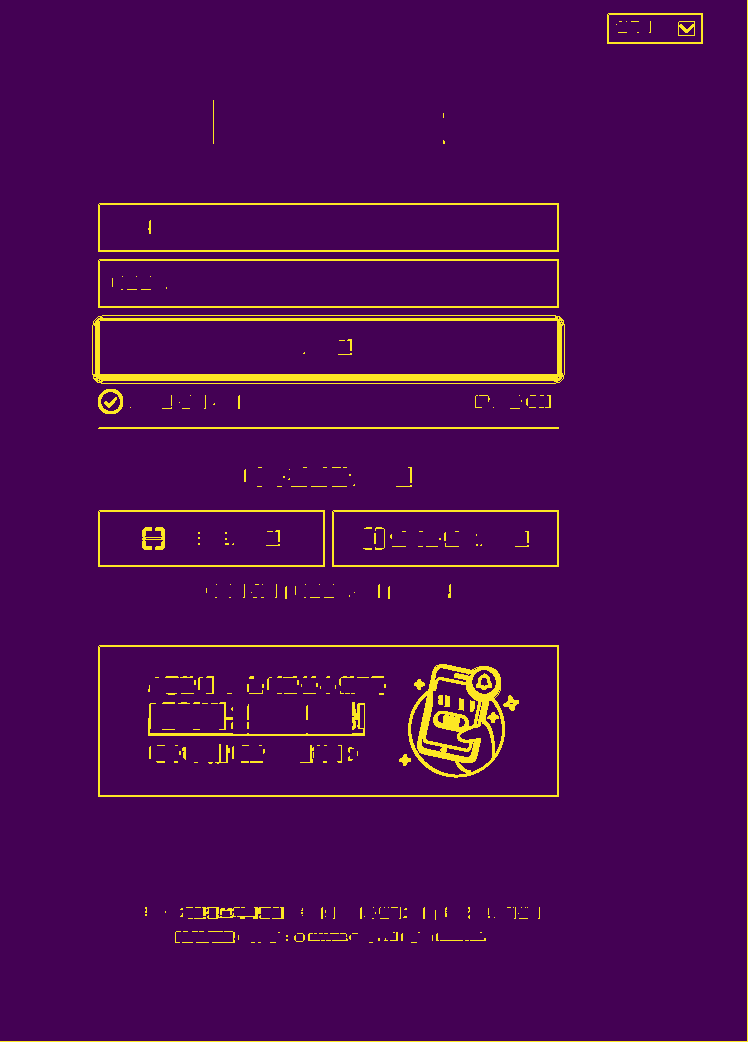
#> input picture filename.png, 748 x 1042 px
$ python 210607bin2box.py
#> lines starting #> are read from the running program, lines starting #| are printed output that depends on the picture; after the words box and inside, x2 and y2 are one past the last pixel; in counts of white or black regions, pixels touching at a corner belong together
#> further down, orig is the input picture: PIL image 748x1042 RGBA; mean R, G, B, A 74.6, 9.2, 82.3, 255
# -*- coding: utf-8 -*-
"""
Created on Mon Jun  7 20:18:28 2021

@author: Bae Chang Ho
"""

import sys
import numpy
from PIL import Image, ImageOps, ImageDraw
from scipy.ndimage import morphology, label

def boxes(orig):
    img = ImageOps.grayscale(orig)
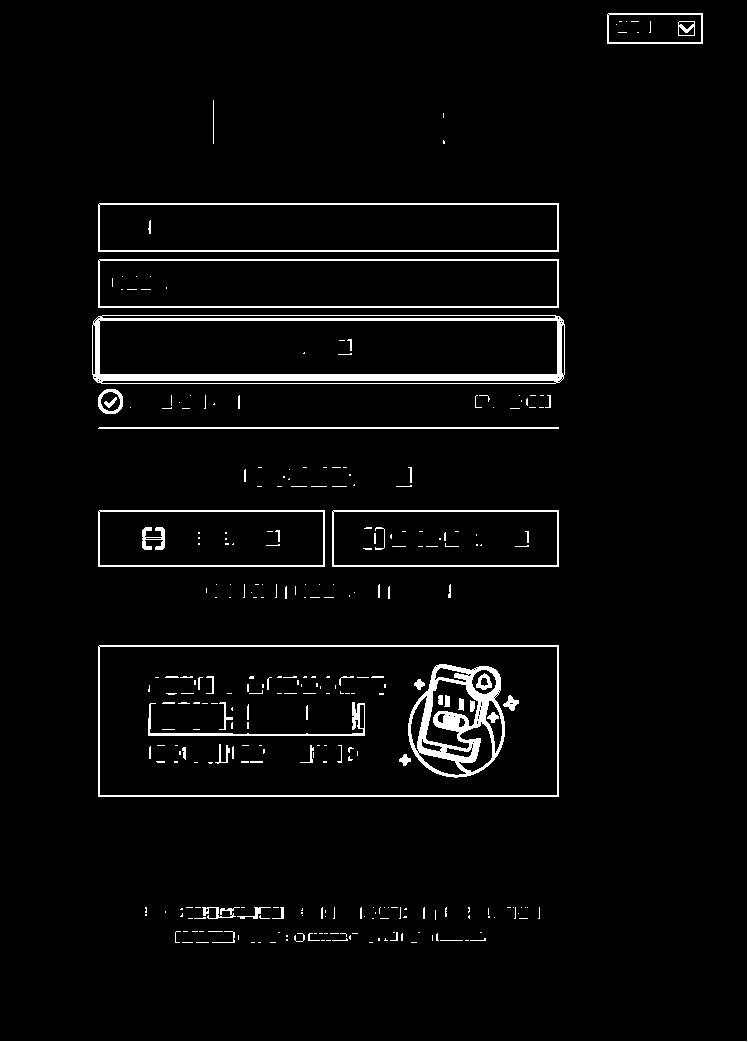
#> img: PIL image 748x1042 L; values 30 (black) and 215 (white), 3.6% white; 308 white regions (237 under 20 px), largest, box (x1, y1, x2, y2) and area: (92, 315, 565, 384) 6272, (408, 664, 505, 778) 3990, (98, 645, 559, 797) 2434
    im = numpy.array(img)

    # Inner morphological gradient.
    im = morphology.grey_dilation(im, (3, 3)) - im
#> im: shape (1042, 748); values 0 (black) and 185 (white), 3.4% white in thin lines or dots

    # Binarize.
    mean, std = im.mean(), im.std()
#> mean = 6.23; std = 33.37
    t = mean + std
#> t = 39.6
    im[im < t] = 0
    im[im >= t] = 1
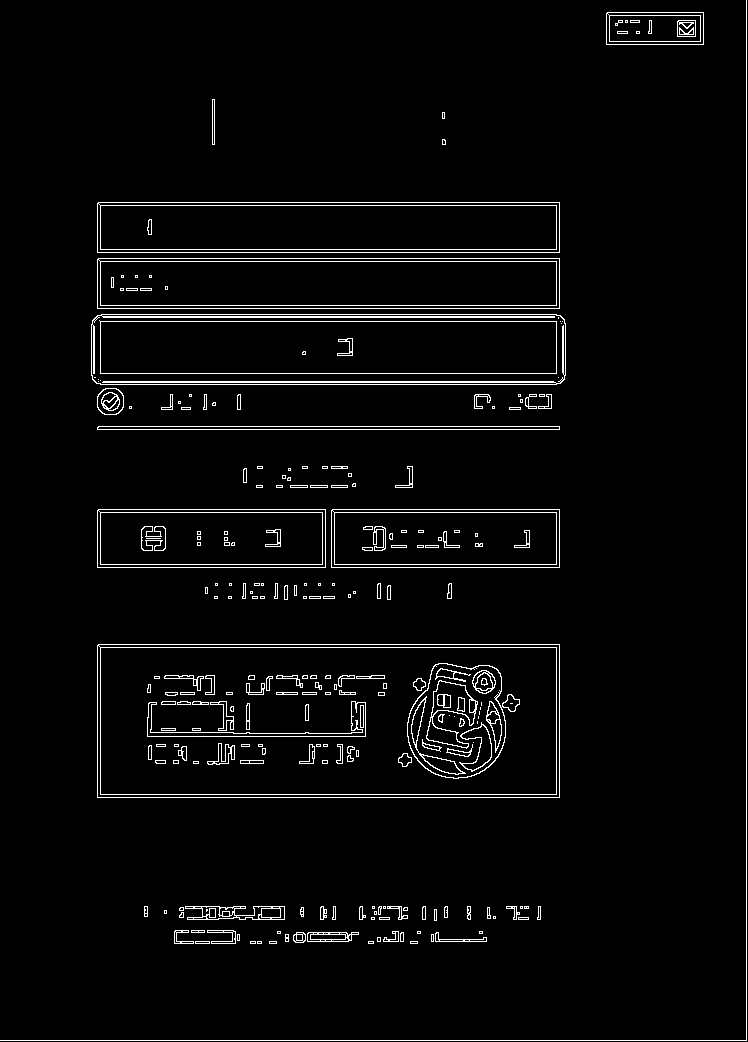
#> im: shape (1042, 748); values 0 (black) and 1 (white), 3.4% white in thin lines or dots

    # Connected components.
    lbl, numcc = label(im)
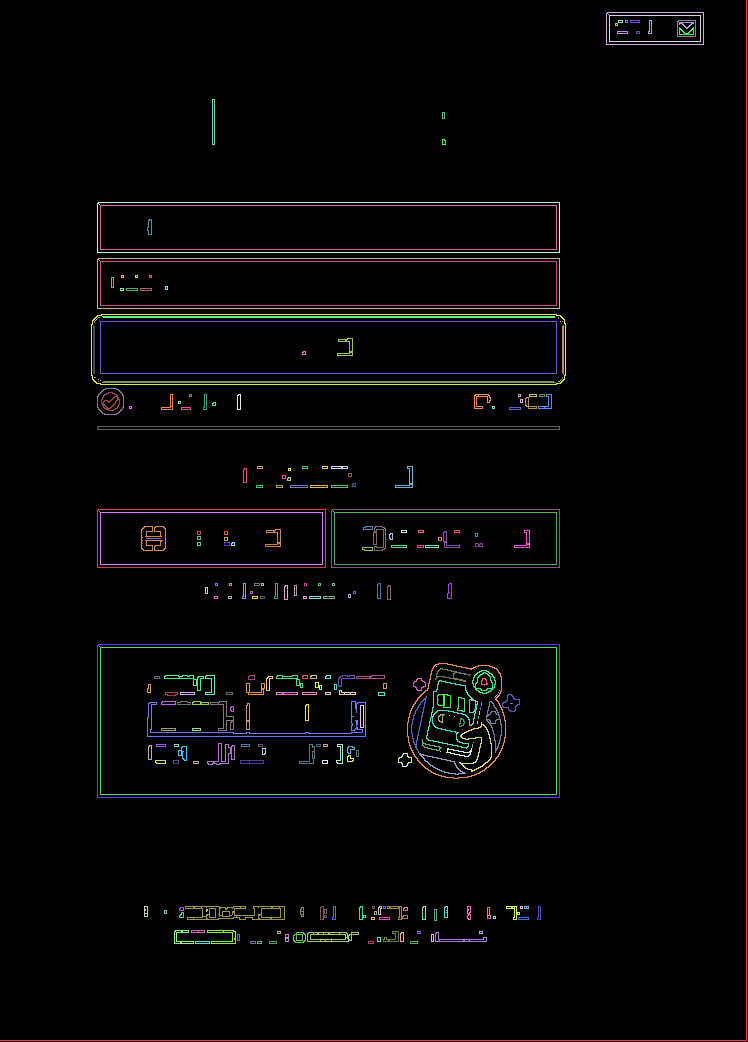
#> lbl: shape (1042, 748) int32; 300 distinct labels, from 0 to 299; one colour per label, 0 black
#> numcc = 299
    # Size threshold.
    min_size = 200 # pixels
    box = []
    for i in range(1, numcc + 1):
        py, px = numpy.nonzero(lbl == i)
        if len(py) < min_size:
            im[lbl == i] = 0
            continue

        xmin, xmax, ymin, ymax = px.min(), px.max(), py.min(), py.max()
        # Four corners and centroid.
        box.append([
            [(xmin, ymin), (xmax, ymin), (xmax, ymax), (xmin, ymax)],
            (numpy.mean(px), numpy.mean(py))])
#> this loop made 299 passes
#> (py, px) on passes 3, 5, 6: ([14], [608]), ([20, 20, 20, 20, 20, 21, 21, 22, 22, 22, 22, 22], [618, 619, 620, 621, 622, 618, 622, 618, 619, 620, 621, 622]), ([20, 20, 20, 21, 21, 22, 22, 22], [625, 626, 627, 625, 627, 625, 626, 627])
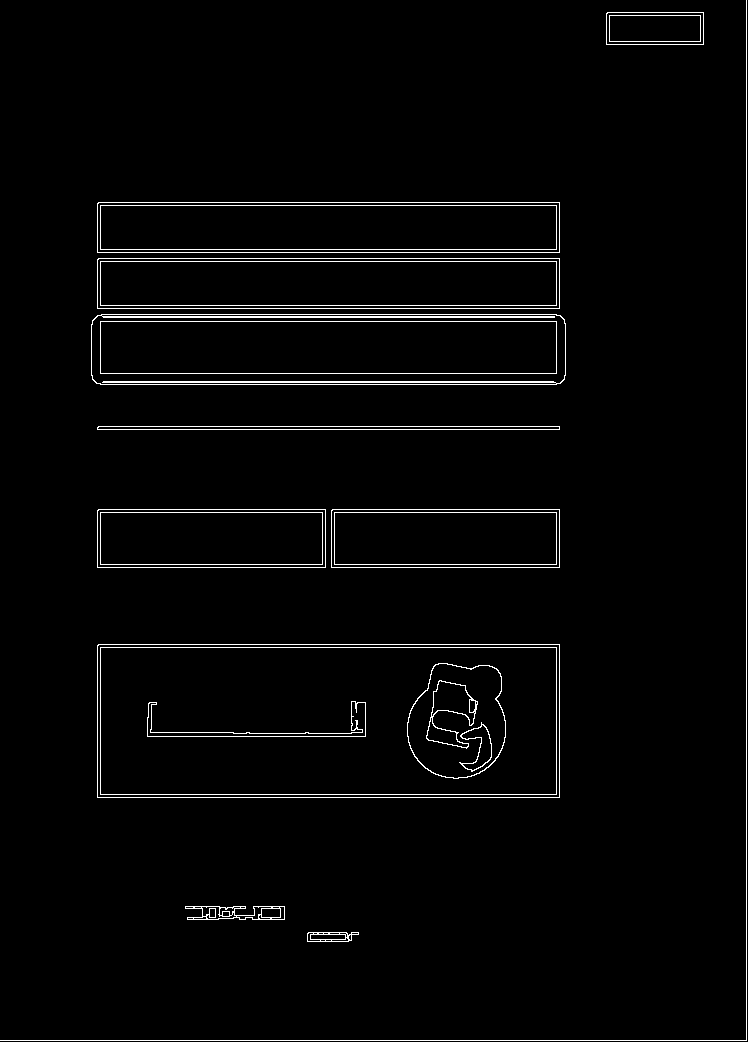
#> im: shape (1042, 748); values 0 (black) and 1 (white), 2.3% white in thin lines or dots
#> after the loop, box = 24 items

    return im.astype(numpy.uint8) * 255, box


orig = Image.open('filename.png')
im, box = boxes(orig)
#> im: shape (1042, 748); 2.3% white in thin lines or dots
#> box = 24 items

# Boxes found.
Image.fromarray(im).save('filename2.png')

# Draw perfect rectangles and the component centroid.
img = Image.fromarray(im)
visual = img.convert('RGB')
#> visual: PIL image 748x1042 RGB; 2.3% white in thin lines or dots
draw = ImageDraw.Draw(visual)
for b, centroid in box:
    draw.line(b + [b[0]], fill='yellow')
    cx, cy = centroid
    draw.ellipse((cx - 2, cy - 2, cx + 2, cy + 2), fill='red')
#> this loop made 24 passes
#> (b, cx, cy) on passes 1 to 10: ([(0, 0), (746, 0), (746, 1040), (0, 1040)], 590.1, 737.1), ([(606, 12), (703, 12), (703, 44), (606, 44)], 654.5, 28), ([(609, 15), (700, 15), (700, 41), (609, 41)], 654.5, 28), ([(97, 202), (559, 202), (559, 252), (97, 252)], 328, 227), ([(100, 205), (556, 205), (556, 249), (100, 249)], 328, 227), ([(97, 258), (559, 258), (559, 308), (97, 308)], 328, 283), ([(100, 261), (556, 261), (556, 305), (100, 305)], 328, 283), ([(91, 314), (565, 314), (565, 384), (91, 384)], 328, 349), ([(102, 316), (554, 316), (554, 317), (102, 317)], 328.2, 316.5), ([(100, 321), (556, 321), (556, 373), (100, 373)], 328, 347)
visual.save('filename3.png')
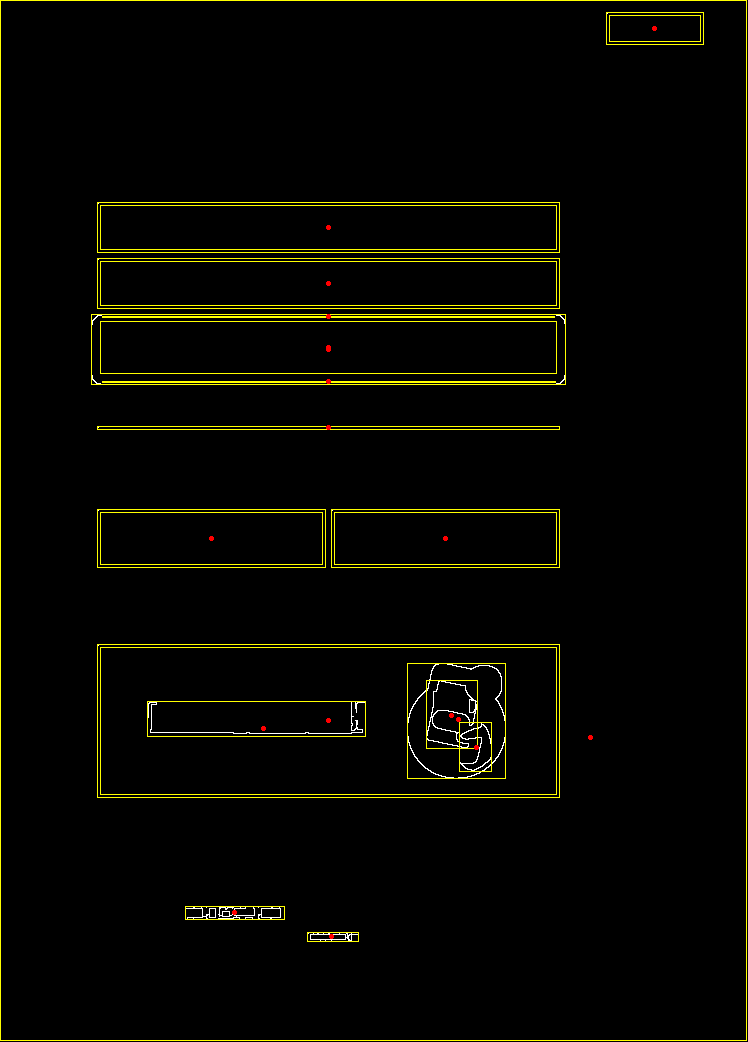
#> saved as filename3.png: PIL image 748x1042 RGB; mean R, G, B 7, 6.9, 0.6
